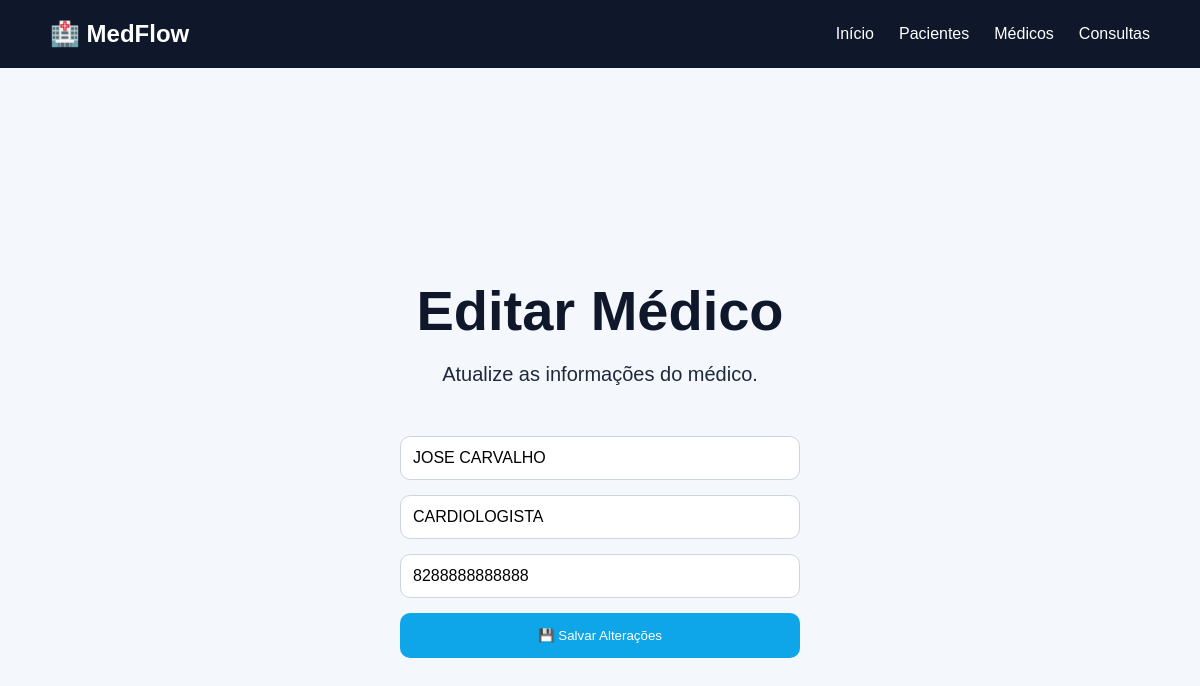
The page /editar-medico/3 on the database as committed earlier.
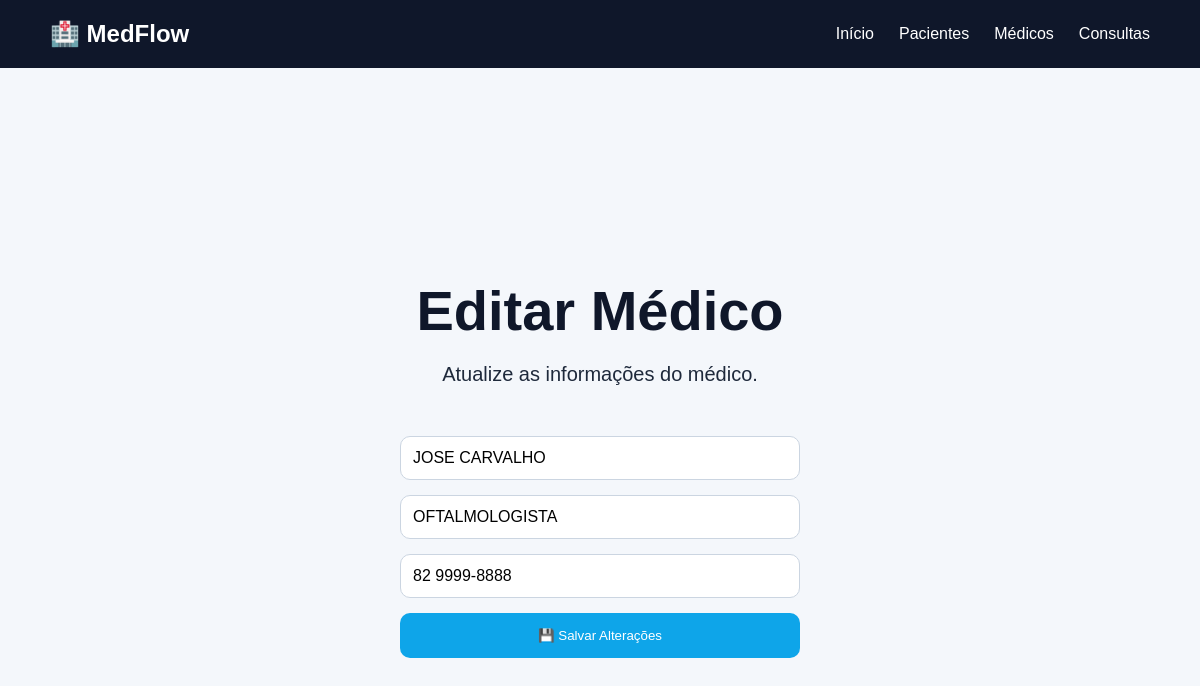
The same page on the database as committed later.
### tables this page shows
CREATE TABLE medicos (
                   id INTEGER PRIMARY KEY AUTOINCREMENT,
                   nome TEXT NOT NULL,
                   especialidade TEXT NOT NULL,
                   telefone TEXT NOT NULL
                   );

### app.py (the view, shortened to what this page needs)
@app.route("/editar-medico/<int:id>", methods=["GET", "POST"])
def editar_medico(id):
    conexao = conectar()
    cursor = conexao.cursor()
    cursor.execute("SELECT * FROM medicos WHERE id = ?", (id,))
    medico = cursor.fetchone()
    conexao.close()
    return render_template(
        "editar_medico.html",
        medico=medico
    )

### database/conexao.py (called while the page is built)
def conectar():
    conexao = sqlite3.connect('medflow.db')
    return conexao

### templates/editar_medico.html (shortened to what this page needs)
<!DOCTYPE html>
<html lang="pt-br">
<head>
    <link rel="stylesheet" href="{{ url_for('static', filename='css/style.css') }}">
</head>
<body>
    <nav class="navbar">
        <div class="logo">🏥 MedFlow</div>
        <div class="menu">
            <a href="/">Início</a>
            <a href="/pacientes">Pacientes</a>
            <a href="/medicos">Médicos</a>
            <a href="/consultas">Consultas</a>
        </div>
    </nav>
    <section class="hero">
        <h1>Editar Médico</h1>
        <p>Atualize as informações do médico.</p>
        <form method="POST" class="formulario">
            <input
                type="text"
                name="nome"
                value="{{medico[1] }}"
            >
            <input
                type="text"
                name="especialidade"
                value="{{medico[2] }}"
            >
            <input
                type="text"
                name="telefone"
                value="{{medico[3] }}"
            >
            <button type="submit" class="btn">
                💾 Salvar Alterações
            </button>
        </form>
    </section>
</body>
</html>

Rows that differ between the two databases and show on the page:
changed medicos "JOSE CARVALHO": especialidade "CARDIOLOGISTA" → "OFTALMOLOGISTA"; telefone "8288888888888" → "82 9999-8888"
